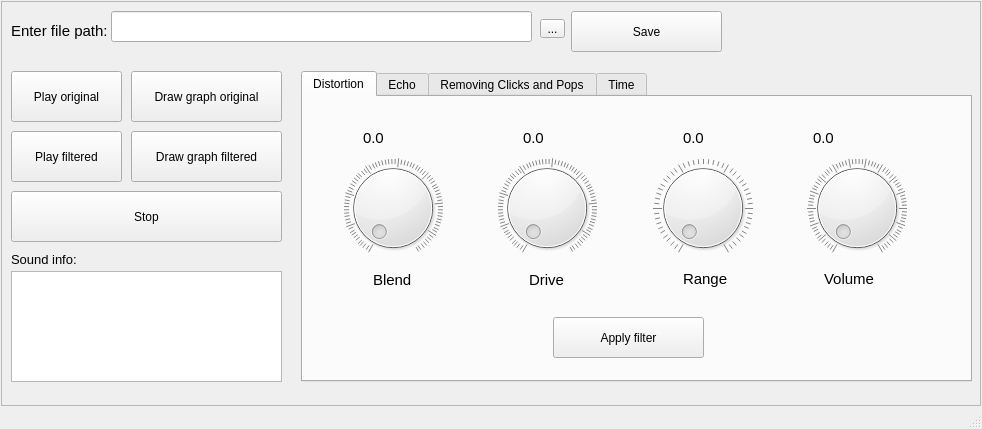
<?xml version="1.0" encoding="UTF-8"?>
<ui version="4.0">
 <class>MainWindow</class>
 <widget class="QMainWindow" name="MainWindow">
  <property name="geometry">
   <rect>
    <x>0</x>
    <y>0</y>
    <width>982</width>
    <height>429</height>
   </rect>
  </property>
  <property name="minimumSize">
   <size>
    <width>0</width>
    <height>0</height>
   </size>
  </property>
  <property name="maximumSize">
   <size>
    <width>16777215</width>
    <height>16777215</height>
   </size>
  </property>
  <property name="baseSize">
   <size>
    <width>979</width>
    <height>423</height>
   </size>
  </property>
  <property name="windowTitle">
   <string>Audio digital filtering</string>
  </property>
  <widget class="QWidget" name="centralwidget">
   <property name="sizePolicy">
    <sizepolicy hsizetype="Preferred" vsizetype="Preferred">
     <horstretch>0</horstretch>
     <verstretch>0</verstretch>
    </sizepolicy>
   </property>
   <layout class="QGridLayout" name="gridLayout_2">
    <property name="sizeConstraint">
     <enum>QLayout::SetDefaultConstraint</enum>
    </property>
    <property name="leftMargin">
     <number>1</number>
    </property>
    <property name="topMargin">
     <number>1</number>
    </property>
    <property name="rightMargin">
     <number>1</number>
    </property>
    <property name="bottomMargin">
     <number>1</number>
    </property>
    <property name="spacing">
     <number>1</number>
    </property>
    <item row="1" column="0">
     <widget class="QFrame" name="frame">
      <property name="frameShape">
       <enum>QFrame::StyledPanel</enum>
      </property>
      <property name="frameShadow">
       <enum>QFrame::Raised</enum>
      </property>
      <property name="lineWidth">
       <number>1</number>
      </property>
      <widget class="QTabWidget" name="tabWidget">
       <property name="geometry">
        <rect>
         <x>300</x>
         <y>70</y>
         <width>671</width>
         <height>311</height>
        </rect>
       </property>
       <property name="currentIndex">
        <number>0</number>
       </property>
       <widget class="QWidget" name="tab_2">
        <attribute name="title">
         <string>Distortion</string>
        </attribute>
        <widget class="QWidget" name="layoutWidget">
         <property name="geometry">
          <rect>
           <x>40</x>
           <y>60</y>
           <width>254</width>
           <height>102</height>
          </rect>
         </property>
         <layout class="QHBoxLayout" name="horizontalLayout">
          <item>
           <widget class="QDial" name="blendWheel">
            <property name="maximum">
             <number>10000</number>
            </property>
            <property name="singleStep">
             <number>1</number>
            </property>
            <property name="pageStep">
             <number>10</number>
            </property>
            <property name="wrapping">
             <bool>false</bool>
            </property>
            <property name="notchTarget">
             <double>12.699999999999999</double>
            </property>
            <property name="notchesVisible">
             <bool>true</bool>
            </property>
           </widget>
          </item>
          <item>
           <spacer name="horizontalSpacer">
            <property name="orientation">
             <enum>Qt::Horizontal</enum>
            </property>
            <property name="sizeHint" stdset="0">
             <size>
              <width>40</width>
              <height>20</height>
             </size>
            </property>
           </spacer>
          </item>
          <item>
           <widget class="QDial" name="driveWheel">
            <property name="maximum">
             <number>10000</number>
            </property>
            <property name="notchTarget">
             <double>12.699999999999999</double>
            </property>
            <property name="notchesVisible">
             <bool>true</bool>
            </property>
           </widget>
          </item>
         </layout>
        </widget>
        <widget class="QWidget" name="layoutWidget">
         <property name="geometry">
          <rect>
           <x>350</x>
           <y>60</y>
           <width>254</width>
           <height>102</height>
          </rect>
         </property>
         <layout class="QHBoxLayout" name="horizontalLayout_2">
          <item>
           <widget class="QDial" name="rangeWheel">
            <property name="maximum">
             <number>500</number>
            </property>
            <property name="pageStep">
             <number>100</number>
            </property>
            <property name="notchTarget">
             <double>9.699999999999999</double>
            </property>
            <property name="notchesVisible">
             <bool>true</bool>
            </property>
           </widget>
          </item>
          <item>
           <spacer name="horizontalSpacer_2">
            <property name="orientation">
             <enum>Qt::Horizontal</enum>
            </property>
            <property name="sizeHint" stdset="0">
             <size>
              <width>40</width>
              <height>20</height>
             </size>
            </property>
           </spacer>
          </item>
          <item>
           <widget class="QDial" name="volumeWheel">
            <property name="maximum">
             <number>300</number>
            </property>
            <property name="notchesVisible">
             <bool>true</bool>
            </property>
           </widget>
          </item>
         </layout>
        </widget>
        <widget class="QWidget" name="layoutWidget">
         <property name="geometry">
          <rect>
           <x>70</x>
           <y>170</y>
           <width>191</width>
           <height>25</height>
          </rect>
         </property>
         <layout class="QHBoxLayout" name="horizontalLayout_3">
          <item>
           <widget class="QLabel" name="blendLabel">
            <property name="font">
             <font>
              <pointsize>11</pointsize>
             </font>
            </property>
            <property name="text">
             <string>Blend</string>
            </property>
           </widget>
          </item>
          <item>
           <spacer name="horizontalSpacer_3">
            <property name="orientation">
             <enum>Qt::Horizontal</enum>
            </property>
            <property name="sizeHint" stdset="0">
             <size>
              <width>40</width>
              <height>20</height>
             </size>
            </property>
           </spacer>
          </item>
          <item>
           <widget class="QLabel" name="driveLabel">
            <property name="font">
             <font>
              <pointsize>11</pointsize>
             </font>
            </property>
            <property name="text">
             <string>Drive</string>
            </property>
           </widget>
          </item>
         </layout>
        </widget>
        <widget class="QWidget" name="layoutWidget">
         <property name="geometry">
          <rect>
           <x>380</x>
           <y>170</y>
           <width>191</width>
           <height>24</height>
          </rect>
         </property>
         <layout class="QHBoxLayout" name="horizontalLayout_4">
          <item>
           <widget class="QLabel" name="rangLabel">
            <property name="font">
             <font>
              <pointsize>11</pointsize>
             </font>
            </property>
            <property name="text">
             <string>Range</string>
            </property>
           </widget>
          </item>
          <item>
           <spacer name="horizontalSpacer_4">
            <property name="orientation">
             <enum>Qt::Horizontal</enum>
            </property>
            <property name="sizeHint" stdset="0">
             <size>
              <width>40</width>
              <height>20</height>
             </size>
            </property>
           </spacer>
          </item>
          <item>
           <widget class="QLabel" name="volumeLabel">
            <property name="font">
             <font>
              <pointsize>11</pointsize>
             </font>
            </property>
            <property name="text">
             <string>Volume</string>
            </property>
           </widget>
          </item>
         </layout>
        </widget>
        <widget class="QLabel" name="blendLabelValue">
         <property name="geometry">
          <rect>
           <x>60</x>
           <y>30</y>
           <width>81</width>
           <height>21</height>
          </rect>
         </property>
         <property name="font">
          <font>
           <pointsize>11</pointsize>
          </font>
         </property>
         <property name="text">
          <string>0.0</string>
         </property>
        </widget>
        <widget class="QLabel" name="driveLabelValue">
         <property name="geometry">
          <rect>
           <x>220</x>
           <y>30</y>
           <width>81</width>
           <height>21</height>
          </rect>
         </property>
         <property name="font">
          <font>
           <pointsize>11</pointsize>
          </font>
         </property>
         <property name="text">
          <string>0.0</string>
         </property>
        </widget>
        <widget class="QLabel" name="rangeLabelValue">
         <property name="geometry">
          <rect>
           <x>380</x>
           <y>30</y>
           <width>81</width>
           <height>21</height>
          </rect>
         </property>
         <property name="font">
          <font>
           <pointsize>11</pointsize>
          </font>
         </property>
         <property name="text">
          <string>0.0</string>
         </property>
        </widget>
        <widget class="QLabel" name="volumeLabelValue">
         <property name="geometry">
          <rect>
           <x>510</x>
           <y>30</y>
           <width>81</width>
           <height>21</height>
          </rect>
         </property>
         <property name="font">
          <font>
           <pointsize>11</pointsize>
          </font>
         </property>
         <property name="text">
          <string>0.0</string>
         </property>
        </widget>
        <widget class="QPushButton" name="buttonFilterDistortion">
         <property name="geometry">
          <rect>
           <x>250</x>
           <y>220</y>
           <width>151</width>
           <height>41</height>
          </rect>
         </property>
         <property name="text">
          <string>Apply filter</string>
         </property>
         <property name="icon">
          <iconset resource="../res/res_file.qrc">
           <normaloff>:/icons/icons/music-svgrepo-com.svg</normaloff>:/icons/icons/music-svgrepo-com.svg</iconset>
         </property>
         <property name="iconSize">
          <size>
           <width>25</width>
           <height>25</height>
          </size>
         </property>
        </widget>
       </widget>
       <widget class="QWidget" name="tab_3">
        <attribute name="title">
         <string>Echo</string>
        </attribute>
        <widget class="QPushButton" name="buttonFilterEcho">
         <property name="geometry">
          <rect>
           <x>260</x>
           <y>220</y>
           <width>151</width>
           <height>41</height>
          </rect>
         </property>
         <property name="text">
          <string>Apply filter</string>
         </property>
         <property name="icon">
          <iconset resource="../res/res_file.qrc">
           <normaloff>:/icons/icons/music-svgrepo-com.svg</normaloff>:/icons/icons/music-svgrepo-com.svg</iconset>
         </property>
         <property name="iconSize">
          <size>
           <width>25</width>
           <height>25</height>
          </size>
         </property>
        </widget>
        <widget class="QDial" name="delayTimeWheel">
         <property name="geometry">
          <rect>
           <x>70</x>
           <y>60</y>
           <width>100</width>
           <height>100</height>
          </rect>
         </property>
         <property name="maximum">
          <number>100</number>
         </property>
         <property name="notchesVisible">
          <bool>true</bool>
         </property>
        </widget>
        <widget class="QDial" name="echoLevelWheel">
         <property name="geometry">
          <rect>
           <x>250</x>
           <y>60</y>
           <width>100</width>
           <height>100</height>
          </rect>
         </property>
         <property name="maximum">
          <number>100</number>
         </property>
         <property name="notchesVisible">
          <bool>true</bool>
         </property>
        </widget>
        <widget class="QDial" name="blurIntervalWheel">
         <property name="geometry">
          <rect>
           <x>430</x>
           <y>60</y>
           <width>100</width>
           <height>100</height>
          </rect>
         </property>
         <property name="maximum">
          <number>20</number>
         </property>
         <property name="notchesVisible">
          <bool>true</bool>
         </property>
        </widget>
        <widget class="QLabel" name="echoLevelLabelValue">
         <property name="geometry">
          <rect>
           <x>260</x>
           <y>30</y>
           <width>81</width>
           <height>21</height>
          </rect>
         </property>
         <property name="font">
          <font>
           <pointsize>11</pointsize>
          </font>
         </property>
         <property name="text">
          <string>echoLabel</string>
         </property>
        </widget>
        <widget class="QLabel" name="delayTimeLabelValue">
         <property name="geometry">
          <rect>
           <x>60</x>
           <y>30</y>
           <width>81</width>
           <height>21</height>
          </rect>
         </property>
         <property name="font">
          <font>
           <pointsize>11</pointsize>
          </font>
         </property>
         <property name="text">
          <string>delayLabel</string>
         </property>
        </widget>
        <widget class="QLabel" name="blurIntervalLabelValue">
         <property name="geometry">
          <rect>
           <x>420</x>
           <y>30</y>
           <width>81</width>
           <height>21</height>
          </rect>
         </property>
         <property name="font">
          <font>
           <pointsize>11</pointsize>
          </font>
         </property>
         <property name="text">
          <string>blurLabel</string>
         </property>
        </widget>
        <widget class="QLabel" name="delayTimeLabel">
         <property name="geometry">
          <rect>
           <x>80</x>
           <y>170</y>
           <width>101</width>
           <height>20</height>
          </rect>
         </property>
         <property name="font">
          <font>
           <pointsize>11</pointsize>
          </font>
         </property>
         <property name="text">
          <string>Delay time</string>
         </property>
        </widget>
        <widget class="QLabel" name="echoLevelLabel">
         <property name="geometry">
          <rect>
           <x>260</x>
           <y>170</y>
           <width>101</width>
           <height>20</height>
          </rect>
         </property>
         <property name="font">
          <font>
           <pointsize>11</pointsize>
          </font>
         </property>
         <property name="text">
          <string>Echo level</string>
         </property>
        </widget>
        <widget class="QLabel" name="blurIntervalLabel">
         <property name="geometry">
          <rect>
           <x>430</x>
           <y>170</y>
           <width>101</width>
           <height>20</height>
          </rect>
         </property>
         <property name="font">
          <font>
           <pointsize>11</pointsize>
          </font>
         </property>
         <property name="text">
          <string>Blur interval</string>
         </property>
        </widget>
       </widget>
       <widget class="QWidget" name="tab_4">
        <attribute name="title">
         <string>Removing Clicks and Pops</string>
        </attribute>
        <widget class="QPushButton" name="buttonFilterRemovingClicksAndPops">
         <property name="geometry">
          <rect>
           <x>230</x>
           <y>210</y>
           <width>151</width>
           <height>41</height>
          </rect>
         </property>
         <property name="text">
          <string>Apply filter</string>
         </property>
         <property name="icon">
          <iconset resource="../res/res_file.qrc">
           <normaloff>:/icons/icons/music-svgrepo-com.svg</normaloff>:/icons/icons/music-svgrepo-com.svg</iconset>
         </property>
         <property name="iconSize">
          <size>
           <width>25</width>
           <height>25</height>
          </size>
         </property>
        </widget>
        <widget class="QDial" name="sensitivityWheel">
         <property name="geometry">
          <rect>
           <x>80</x>
           <y>60</y>
           <width>100</width>
           <height>100</height>
          </rect>
         </property>
         <property name="maximum">
          <number>35</number>
         </property>
         <property name="singleStep">
          <number>1</number>
         </property>
         <property name="pageStep">
          <number>7</number>
         </property>
         <property name="orientation">
          <enum>Qt::Horizontal</enum>
         </property>
         <property name="notchTarget">
          <double>3.000000000000000</double>
         </property>
         <property name="notchesVisible">
          <bool>true</bool>
         </property>
        </widget>
        <widget class="QLabel" name="mutePowerLabelValue">
         <property name="geometry">
          <rect>
           <x>400</x>
           <y>30</y>
           <width>111</width>
           <height>21</height>
          </rect>
         </property>
         <property name="font">
          <font>
           <pointsize>11</pointsize>
          </font>
         </property>
         <property name="text">
          <string>MuteLabel</string>
         </property>
        </widget>
        <widget class="QDial" name="mutePowerWheel">
         <property name="geometry">
          <rect>
           <x>410</x>
           <y>60</y>
           <width>100</width>
           <height>100</height>
          </rect>
         </property>
         <property name="minimum">
          <number>2</number>
         </property>
         <property name="maximum">
          <number>100</number>
         </property>
         <property name="singleStep">
          <number>1</number>
         </property>
         <property name="pageStep">
          <number>10</number>
         </property>
         <property name="orientation">
          <enum>Qt::Horizontal</enum>
         </property>
         <property name="notchTarget">
          <double>2.000000000000000</double>
         </property>
         <property name="notchesVisible">
          <bool>true</bool>
         </property>
        </widget>
        <widget class="QLabel" name="sensitivityLabel">
         <property name="geometry">
          <rect>
           <x>90</x>
           <y>170</y>
           <width>101</width>
           <height>20</height>
          </rect>
         </property>
         <property name="font">
          <font>
           <pointsize>11</pointsize>
          </font>
         </property>
         <property name="text">
          <string>Sensitivity</string>
         </property>
        </widget>
        <widget class="QLabel" name="sensitivityLabelValue">
         <property name="geometry">
          <rect>
           <x>70</x>
           <y>30</y>
           <width>101</width>
           <height>21</height>
          </rect>
         </property>
         <property name="font">
          <font>
           <pointsize>11</pointsize>
          </font>
         </property>
         <property name="text">
          <string>SensLabel</string>
         </property>
        </widget>
        <widget class="QDial" name="fadeLengthWheel">
         <property name="geometry">
          <rect>
           <x>240</x>
           <y>60</y>
           <width>100</width>
           <height>100</height>
          </rect>
         </property>
         <property name="maximum">
          <number>1000</number>
         </property>
         <property name="singleStep">
          <number>1</number>
         </property>
         <property name="pageStep">
          <number>100</number>
         </property>
         <property name="orientation">
          <enum>Qt::Horizontal</enum>
         </property>
         <property name="notchTarget">
          <double>10.000000000000000</double>
         </property>
         <property name="notchesVisible">
          <bool>true</bool>
         </property>
        </widget>
        <widget class="QLabel" name="fadeLengthLabelValue">
         <property name="geometry">
          <rect>
           <x>230</x>
           <y>30</y>
           <width>101</width>
           <height>21</height>
          </rect>
         </property>
         <property name="font">
          <font>
           <pointsize>11</pointsize>
          </font>
         </property>
         <property name="text">
          <string>FadeLabel</string>
         </property>
        </widget>
        <widget class="QLabel" name="fadeLengtLabel">
         <property name="geometry">
          <rect>
           <x>250</x>
           <y>170</y>
           <width>101</width>
           <height>20</height>
          </rect>
         </property>
         <property name="font">
          <font>
           <pointsize>11</pointsize>
          </font>
         </property>
         <property name="text">
          <string>Fade Length</string>
         </property>
        </widget>
        <widget class="QLabel" name="mutePowerLabel">
         <property name="geometry">
          <rect>
           <x>420</x>
           <y>170</y>
           <width>101</width>
           <height>20</height>
          </rect>
         </property>
         <property name="font">
          <font>
           <pointsize>11</pointsize>
          </font>
         </property>
         <property name="text">
          <string>Mute Power</string>
         </property>
        </widget>
       </widget>
       <widget class="QWidget" name="tab_5">
        <attribute name="title">
         <string>Time</string>
        </attribute>
        <widget class="QSlider" name="timeSlider">
         <property name="geometry">
          <rect>
           <x>80</x>
           <y>100</y>
           <width>511</width>
           <height>31</height>
          </rect>
         </property>
         <property name="maximum">
          <number>300</number>
         </property>
         <property name="singleStep">
          <number>1</number>
         </property>
         <property name="pageStep">
          <number>30</number>
         </property>
         <property name="orientation">
          <enum>Qt::Horizontal</enum>
         </property>
         <property name="tickPosition">
          <enum>QSlider::TicksAbove</enum>
         </property>
        </widget>
        <widget class="QPushButton" name="buttonFilterTime">
         <property name="geometry">
          <rect>
           <x>270</x>
           <y>190</y>
           <width>151</width>
           <height>41</height>
          </rect>
         </property>
         <property name="text">
          <string>Apply filter</string>
         </property>
         <property name="icon">
          <iconset resource="../res/res_file.qrc">
           <normaloff>:/icons/icons/music-svgrepo-com.svg</normaloff>:/icons/icons/music-svgrepo-com.svg</iconset>
         </property>
         <property name="iconSize">
          <size>
           <width>25</width>
           <height>25</height>
          </size>
         </property>
        </widget>
        <widget class="QLabel" name="timeLabelValue">
         <property name="geometry">
          <rect>
           <x>320</x>
           <y>60</y>
           <width>71</width>
           <height>21</height>
          </rect>
         </property>
         <property name="font">
          <font>
           <pointsize>11</pointsize>
          </font>
         </property>
         <property name="text">
          <string>100%</string>
         </property>
         <property name="textFormat">
          <enum>Qt::AutoText</enum>
         </property>
        </widget>
       </widget>
      </widget>
      <widget class="QPushButton" name="buttonPlayFilteredSound">
       <property name="geometry">
        <rect>
         <x>10</x>
         <y>130</y>
         <width>111</width>
         <height>51</height>
        </rect>
       </property>
       <property name="contextMenuPolicy">
        <enum>Qt::DefaultContextMenu</enum>
       </property>
       <property name="text">
        <string>Play filtered</string>
       </property>
       <property name="icon">
        <iconset resource="../res/res_file.qrc">
         <normaloff>:/icons/icons/play-button-svgrepo-com.svg</normaloff>:/icons/icons/play-button-svgrepo-com.svg</iconset>
       </property>
       <property name="iconSize">
        <size>
         <width>25</width>
         <height>25</height>
        </size>
       </property>
      </widget>
      <widget class="QPushButton" name="buttonPlayOriginalSound">
       <property name="geometry">
        <rect>
         <x>10</x>
         <y>70</y>
         <width>111</width>
         <height>51</height>
        </rect>
       </property>
       <property name="contextMenuPolicy">
        <enum>Qt::DefaultContextMenu</enum>
       </property>
       <property name="text">
        <string>Play original</string>
       </property>
       <property name="icon">
        <iconset resource="../res/res_file.qrc">
         <normaloff>:/icons/icons/play-button-svgrepo-com.svg</normaloff>:/icons/icons/play-button-svgrepo-com.svg</iconset>
       </property>
       <property name="iconSize">
        <size>
         <width>25</width>
         <height>25</height>
        </size>
       </property>
      </widget>
      <widget class="QPushButton" name="buttonStop">
       <property name="geometry">
        <rect>
         <x>10</x>
         <y>190</y>
         <width>271</width>
         <height>51</height>
        </rect>
       </property>
       <property name="text">
        <string>Stop</string>
       </property>
       <property name="icon">
        <iconset resource="../res/res_file.qrc">
         <normaloff>:/icons/icons/stop-svgrepo-com.svg</normaloff>:/icons/icons/stop-svgrepo-com.svg</iconset>
       </property>
       <property name="iconSize">
        <size>
         <width>25</width>
         <height>25</height>
        </size>
       </property>
      </widget>
      <widget class="QListWidget" name="soundInfoList">
       <property name="geometry">
        <rect>
         <x>10</x>
         <y>270</y>
         <width>271</width>
         <height>111</height>
        </rect>
       </property>
       <property name="selectionMode">
        <enum>QAbstractItemView::NoSelection</enum>
       </property>
       <property name="selectionRectVisible">
        <bool>false</bool>
       </property>
      </widget>
      <widget class="QToolButton" name="buttonSelectFile">
       <property name="geometry">
        <rect>
         <x>539</x>
         <y>18</y>
         <width>25</width>
         <height>19</height>
        </rect>
       </property>
       <property name="text">
        <string>...</string>
       </property>
      </widget>
      <widget class="QLineEdit" name="lineEditFilePath">
       <property name="geometry">
        <rect>
         <x>110</x>
         <y>10</y>
         <width>421</width>
         <height>31</height>
        </rect>
       </property>
      </widget>
      <widget class="QLabel" name="labelFilePath">
       <property name="geometry">
        <rect>
         <x>10</x>
         <y>14</y>
         <width>191</width>
         <height>31</height>
        </rect>
       </property>
       <property name="font">
        <font>
         <pointsize>11</pointsize>
        </font>
       </property>
       <property name="text">
        <string>Enter file path:</string>
       </property>
      </widget>
      <widget class="QPushButton" name="buttonGraphOriginal">
       <property name="geometry">
        <rect>
         <x>130</x>
         <y>70</y>
         <width>151</width>
         <height>51</height>
        </rect>
       </property>
       <property name="text">
        <string>Draw graph original</string>
       </property>
       <property name="icon">
        <iconset resource="../res/res_file.qrc">
         <normaloff>:/icons/icons/line-graph-svgrepo-com.svg</normaloff>:/icons/icons/line-graph-svgrepo-com.svg</iconset>
       </property>
       <property name="iconSize">
        <size>
         <width>25</width>
         <height>25</height>
        </size>
       </property>
      </widget>
      <widget class="QPushButton" name="buttonGraphFiltered">
       <property name="geometry">
        <rect>
         <x>130</x>
         <y>130</y>
         <width>151</width>
         <height>51</height>
        </rect>
       </property>
       <property name="text">
        <string>Draw graph filtered</string>
       </property>
       <property name="icon">
        <iconset resource="../res/res_file.qrc">
         <normaloff>:/icons/icons/line-graph-svgrepo-com.svg</normaloff>:/icons/icons/line-graph-svgrepo-com.svg</iconset>
       </property>
       <property name="iconSize">
        <size>
         <width>25</width>
         <height>25</height>
        </size>
       </property>
      </widget>
      <widget class="QPushButton" name="buttonSave">
       <property name="geometry">
        <rect>
         <x>570</x>
         <y>10</y>
         <width>151</width>
         <height>41</height>
        </rect>
       </property>
       <property name="text">
        <string>Save</string>
       </property>
       <property name="icon">
        <iconset resource="../res/res_file.qrc">
         <normaloff>:/icons/icons/diskette-save-svgrepo-com.svg</normaloff>:/icons/icons/diskette-save-svgrepo-com.svg</iconset>
       </property>
       <property name="iconSize">
        <size>
         <width>25</width>
         <height>25</height>
        </size>
       </property>
      </widget>
      <widget class="QLabel" name="soundInfoLabel">
       <property name="geometry">
        <rect>
         <x>10</x>
         <y>250</y>
         <width>71</width>
         <height>16</height>
        </rect>
       </property>
       <property name="font">
        <font>
         <pointsize>10</pointsize>
        </font>
       </property>
       <property name="text">
        <string>Sound info:</string>
       </property>
      </widget>
     </widget>
    </item>
   </layout>
  </widget>
  <widget class="QMenuBar" name="menubar">
   <property name="geometry">
    <rect>
     <x>0</x>
     <y>0</y>
     <width>982</width>
     <height>21</height>
    </rect>
   </property>
  </widget>
  <widget class="QStatusBar" name="statusbar"/>
 </widget>
 <resources>
  <include location="../res/res_file.qrc"/>
 </resources>
 <connections/>
</ui>
